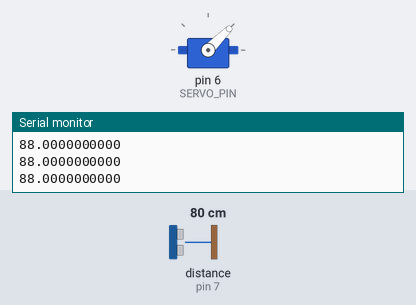
This sketch was run on a simulated Arduino Uno, built with avr-gcc and run on an emulated ATmega328P. Shown: servo, the last lines printed to the serial monitor. Wiring (inferred from the names in the program): ultrasonic range finder: trigger pin 8; echo pin 7. Inputs (shaded band) come from the test bench; at power-on: distance to the obstacle (sensor on pin 7) 80 cm. The echo pulse lasts 58.3 µs per cm.

Above: at 1.2 s.
1.3 s: distance to the obstacle (sensor on pin 7) set to 11 cm
2.8 s: distance to the obstacle (sensor on pin 7) set to 8 cm
At 3.7 s:
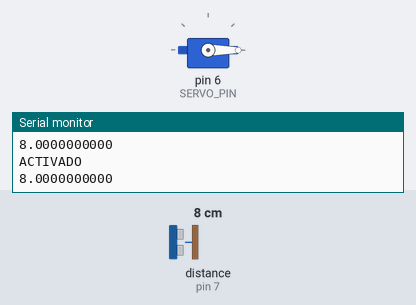
4.6 s: distance to the obstacle (sensor on pin 7) set to 18 cm
At 5.8 s:
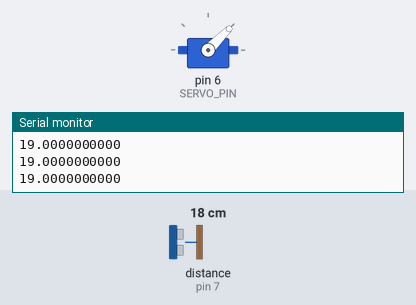
6.2 s: distance to the obstacle (sensor on pin 7) set to 2 cm
At 6.8 s:
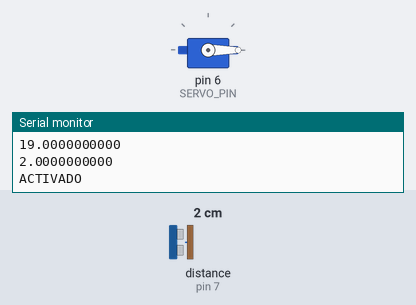
Timing chart, 0 to 8.7 s (numbered marks = the images above; inputs shaded):
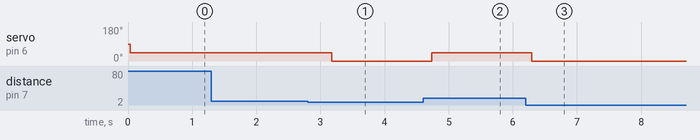

Measured:
- the behaviour switches between 10 and 9 cm on distance to the obstacle (sensor on pin 7) (found by bisection; images 0 and 1)
- after the input at 2.8 s, servo on pin 6 (SERVO_PIN): 45° → 0° after 0.37 s
- after the input at 4.6 s, servo on pin 6 (SERVO_PIN): 0° → 45° after 0.13 s
- after the input at 6.2 s, servo on pin 6 (SERVO_PIN): 45° → 0° after 0.09 s

The sketch:

main.ino
```cpp
#include <Servo.h>

const int SENSOR_TRIG_PIN = 8;
const int SENSOR_ECHO_PIN = 7;
const int SERVO_PIN = 6;
const int TRIGGER_DISTANCE = 10; // in cm

Servo servo;

/*
returns distance in cm
applies filter, returning always middle value of three consecutive measurements.
*/
float readDistance() {
  long data[3] = {0, 0, 0};
  long mid = 0;
  for (int i = 0; i < 3; i++)
  {
    data[i] = getEchoLength();
    delay(5); // time space between measurements
  }
  // we calculate the middle value of array
  if ((data[0] <= data[1]) && (data[0] <= data[2])) { // first element is 0 index
    mid = (data[1] <= data[2]) ? data[1] : data[2];
  } else if ((data[1] <= data[0]) && (data[1] <= data[2])) { // first element is 1 index
    mid = (data[0] <= data[2]) ? data[0] : data[2];
  } else { // first element is 2 index
    mid = (data[0] <= data[1]) ? data[0] : data[1];
  }
  // return in cm
  return mid / 53; // I've made experimental calibration that varies a little from theoric calculation duration in µs x 0.034 cm/µs
}

/* returns echo pulse lenght in μs */
long getEchoLength() {
  digitalWrite(SENSOR_TRIG_PIN, LOW);
  delayMicroseconds(2);
  digitalWrite(SENSOR_TRIG_PIN, HIGH);
  delayMicroseconds(10); // depending on ultrasonic sensor datasheet
  digitalWrite(SENSOR_TRIG_PIN, LOW);
  return pulseIn(SENSOR_ECHO_PIN, HIGH, 100000); // returns time SENSOR_ECHO_PIN needs for passing from LOW to HIGH in ms (it waits 100ms)
}

void setup(){
  Serial.begin(9600);
  pinMode(SENSOR_ECHO_PIN, INPUT);
  pinMode(SENSOR_TRIG_PIN, OUTPUT);
  servo.attach(SERVO_PIN);
}

void loop(){
  float distance = readDistance();
  Serial.println(distance, 10);

  if (distance > TRIGGER_DISTANCE || distance == 0)
  {
    servo.write(45); // in degrees
    delay(500);
  } else if (distance <= TRIGGER_DISTANCE && distance > 0) { // avoid out of range zero an negative values
    Serial.println("ACTIVADO");
    servo.write(0); // in degrees
    delay(500);
  }
}
```
